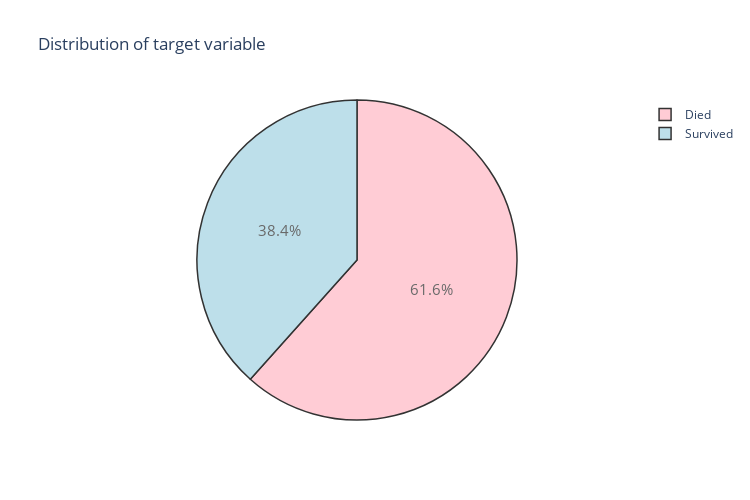

The notebook cell this image was saved under:
### Code cell
#------------PERCENTAGE-------------------
trace = go.Pie(labels = ['Died', 'Survived'], values = train['Survived'].value_counts(), 
               textfont=dict(size=15), opacity = 0.8,
               marker=dict(colors=['pink', 'lightblue'], 
                           line=dict(color='#000000', width=1.5)))


layout = dict(title =  'Distribution of target variable',
                        autosize = True,
                        height  = 500,
                        width   = 750)
           
fig = dict(data = [trace], layout=layout)
py.iplot(fig)

### Figure 1 — Plotly figure (JSON) as saved in the notebook; plotly's stock layout.template omitted (floating-point values rounded to 4 significant figures)
{"data": [{"labels": ["Died", "Survived"], "marker": {"colors": ["pink", "lightblue"], "line": {"color": "#000000", "width": 1.5}}, "opacity": 0.8, "textfont": {"size": 15}, "type": "pie", "values": [549, 342]}], "layout": {"autosize": true, "height": 500, "title": {"text": "Distribution of target variable"}, "width": 750}}
